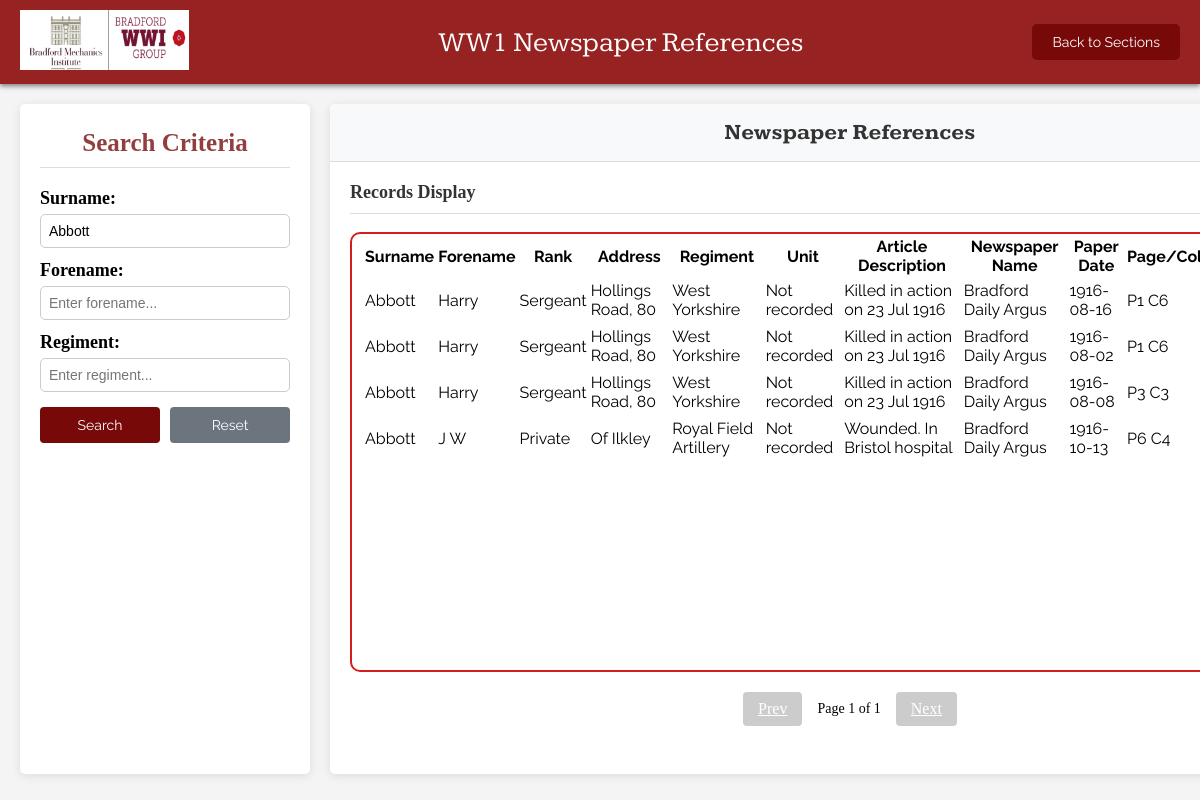
The page /php_html/newspaper.php?surname=Abbott (signed in) on the database its author committed.
### tables this page shows
CREATE TABLE `newspapers` (
  `NewspaperID` int(11) NOT NULL,
  `Surname` varchar(35) NOT NULL,
  `Forename` varchar(35) NOT NULL,
  `Rank` varchar(255) NOT NULL,
  `Address` varchar(255) NOT NULL,
  `Regiment` varchar(255) NOT NULL,
  `Unit` varchar(255) NOT NULL,
  `Article Description` varchar(255) NOT NULL,
  `Newspaper Name` varchar(255) NOT NULL,
  `Paper Date` date NOT NULL,
  `Page/Col` varchar(255) NOT NULL,
  `Photo incl.` varchar(255) NOT NULL
);

### php_html/newspaper.php (the view, shortened to what this page needs)
<?php
require 'db_connect.php';
$surname = $_GET['surname'] ?? '';
$forename = $_GET['forename'] ?? '';
$regiment = $_GET['regiment'] ?? '';
$page = $_GET['page'] ?? 1;
$records_per_page = 10;
$offset = ($page - 1) * $records_per_page;
$query = "SELECT * FROM newspapers WHERE 1=1";
$params = [];
if (!empty($surname)) {
    $query .= " AND Surname LIKE ?";
    $params[] = "%$surname%";
}
$query .= " LIMIT ? OFFSET ?";
$params[] = $records_per_page;
$params[] = $offset;
$stmt = $mysqli->prepare($query);
$stmt->bind_param(str_repeat('s', count($params) - 2) . "ii", ...$params);
$stmt->execute();
$results = $stmt->get_result()->fetch_all(MYSQLI_ASSOC);
$total_query = "SELECT COUNT(*) AS total FROM newspapers WHERE 1=1";
$total_params = [];
$param_types = "";
if (!empty($surname)) {
    $total_query .= " AND Surname LIKE ?";
    $total_params[] = "%$surname%";
    $param_types .= "s";
}
$total_stmt = $mysqli->prepare($total_query);
if (!empty($total_params)) {
    $total_stmt->bind_param($param_types, ...$total_params);
}
$total_stmt->execute();
$total_results = $total_stmt->get_result()->fetch_row()[0];
$total_pages = ceil($total_results / $records_per_page);
?>
<!DOCTYPE html>
<html lang="en">
<head>
    <link rel="stylesheet" href="../css/database.css">
</head>
<body>
    <div class="navbar">
        <div class="logo">
            <img src="../rsc/GroupLogo.png" alt="WW1 Group">
        </div>
        <div class="title">
            WW1 Newspaper References
        </div>
        <div class="navbuttons">
            <button type="button" onclick="location.href='userSection.php'">Back to Sections</button>
        </div>
    </div>
    <div class="container">
        <div class="search-panel">
            <h3>Search Criteria</h3>
            <form id="searchForm" method="get">
                <div class="form-group">
                    <label for="surname">Surname:</label>
                    <input type="text" id="surname" name="surname" placeholder="Enter surname..." value="<?php echo htmlspecialchars($surname); ?>">
                </div>
                <div class="form-group">
                    <label for="forename">Forename:</label>
                    <input type="text" id="forename" name="forename" placeholder="Enter forename..." value="<?php echo htmlspecialchars($forename); ?>">
                </div>
                <div class="form-group">
                    <label for="regiment">Regiment:</label>
                    <input type="text" id="regiment" name="regiment" placeholder="Enter regiment..." value="<?php echo htmlspecialchars($regiment); ?>">
                </div>
                <div class="form-buttons">
                    <button type="button" id="searchButton">Search</button>
                    <button type="button" id="resetButton" onclick="window.location.href = 'newspaper.php';">Reset</button>
                </div>
            </form>
        </div>
        <div class="content-panel">
            <div class="database-title">
                <h2>Newspaper References</h2>
            </div>
            <div class="records-container">
                <h3 id="resultsHeading">Records Display</h3>
                <div class="display">
                    <?php
                    if (empty($results)) {
                        echo "<p>No records found.</p>";
                    } else {
                        echo "<table class='records-table'>";
                        echo "<thead><tr>
                            <th>Surname</th>
                            <th>Forename</th>
                            <th>Rank</th>
                            <th>Address</th>
                            <th>Regiment</th>
                            <th>Unit</th>
                            <th>Article Description</th>
                            <th>Newspaper Name</th>
                            <th>Paper Date</th>
                            <th>Page/Col</th>
                            <th>Photo incl.</th>
                            <th>Actions</th>
                        </tr></thead><tbody>";
                        foreach ($results as $row) {
                            echo "<tr>";
                            echo "<td>" . htmlspecialchars($row['Surname']) . "</td>";
                            echo "<td>" . htmlspecialchars($row['Forename']) . "</td>";
                            echo "<td>" . htmlspecialchars($row['Rank']) . "</td>";
                            echo "<td>" . htmlspecialchars($row['Address']) . "</td>";
                            echo "<td>" . htmlspecialchars($row['Regiment']) . "</td>";
                            echo "<td>" . htmlspecialchars($row['Unit']) . "</td>";
                            echo "<td>" . htmlspecialchars($row['Article Description']) . "</td>";
                            echo "<td>" . htmlspecialchars($row['Newspaper Name']) . "</td>";
                            echo "<td>" . htmlspecialchars($row['Paper Date']) . "</td>";
                            echo "<td>" . htmlspecialchars($row['Page/Col']) . "</td>";
                            echo "</tr>";
                        }
                        echo "</tbody></table>";
                    }
                    ?>
                </div>
                <div class="pagination">
                    <a href="?surname=<?php echo urlencode($surname); ?>&forename=<?php echo urlencode($forename); ?>&regiment=<?php echo urlencode($regiment); ?>&page=<?php echo $page - 1; ?>"
                        class="<?php echo ($page <= 1) ? 'disabled' : ''; ?>">
                        Prev
                    </a>
                    <span id="pageInfo">Page <?php echo $page; ?> of <?php echo $total_pages; ?></span>
                    <a href="?surname=<?php echo urlencode($surname); ?>&forename=<?php echo urlencode($forename); ?>&regiment=<?php echo urlencode($regiment); ?>&page=<?php echo $page + 1; ?>"
                    class="<?php echo ($page >= $total_pages) ? 'disabled' : ''; ?>">
                        Next
                    </a>
                </div>
            </div>
        </div>
    </div>
</body>
</html>

### css/database.css (style rules this page uses)
html, body { margin: 0; padding: 0; font-family: Arial, sans-serif; background-color: #f4f4f4; min-height: 100vh; display: flex; flex-direction: column; overflow: hidden; font-family: 'Winsel'; }
.navbar { display: flex; justify-content: space-between; align-items: center; width: 100%; background-color: #962222; padding: 10px 20px; box-sizing: border-box; box-shadow: 0 2px 5px rgba(0, 0, 0, 0.5); }
.navbar .logo img { height: 60px; }
.navbar .title { color: white; font-size: 28px; margin-left: 20px; }
.navbar .navbuttons { display: flex; gap: 10px; }
.navbar .navbuttons button { padding: 10px 20px; background-color: #780909; color: white; border: none; cursor: pointer; border-radius: 5px; font-size: 14px; font-family: 'Raleway'; }
.title { font-family: 'Kameron'; }
.container { display: flex; flex: 1; padding: 20px; gap: 20px; max-width: 1400px; margin: 0 auto; box-sizing: border-box; }
.search-panel { flex: 0 0 250px; background-color: white; border-radius: 5px; padding: 20px; box-shadow: 0 2px 10px rgba(0, 0, 0, 0.1); display: flex; flex-direction: column; gap: 15px; height: 630px; width: 290px; }
.search-panel h3 { margin: 5px 0; color: #923e3e; font-size: 25px; text-align: center; border-bottom: 1px solid #ddd; padding-bottom: 10px; }
.form-group { margin-bottom: 12px; }
.form-group label { display: block; margin-bottom: 5px; font-weight: bold; font-size: 18px; }
.form-group input { width: 100%; padding: 8px; border: 1px solid #ccc; border-radius: 5px; box-sizing: border-box; font-size: 14px; }
.form-buttons { display: flex; gap: 10px; margin-top: 15px; }
.form-buttons button { flex: 1; padding: 10px; border: none; border-radius: 4px; cursor: pointer; font-size: 14px; font-family: 'Raleway'; }
#searchButton { background-color: #780909; color: white; }
#resetButton { background-color: #6c757d; color: white; }
.content-panel { flex: 1; background-color: white; border-radius: 5px; box-shadow: 0 2px 10px rgba(0, 0, 0, 0.1); display: flex; flex-direction: column; width: 1000px; height: 670px; }
.database-title { background-color: #f8f9fa; padding: 15px 20px; border-bottom: 1px solid #ddd; border-top-left-radius: 5px; border-top-right-radius: 5px; font-family: 'Kameron'; }
.database-title h2 { margin: 0; color: #333; font-size: 22px; text-align: center; }
.records-container { flex: 1; padding: 20px; overflow-y: auto; }
.records-container h3 { margin-top: 0; color: #333; font-size: 18px; border-bottom: 1px solid #ddd; padding-bottom: 10px; }
.display { height: 436px; width: 970px; background-color: #ffffff; padding: 0px 10px; border-style: solid; border-width: 2px; border-color: #d41d1d; border-radius: 10px; font-family: 'Raleway'; }
.pagination { display: flex; justify-content: center; align-items: center; margin-top: 20px; gap: 15px; }
.pagination a { padding: 8px 15px; background-color: #780909; color: white; border: none; border-radius: 4px; cursor: pointer; }
.pagination a.disabled { background-color: #ccc; cursor: not-allowed; pointer-events: none; }
#pageInfo { font-size: 14px; }

### rows shown on the page
newspapers: Surname "Abbott", Forename "Harry", Rank "Sergeant", Address "Hollings Road, 80", Regiment "West Yorkshire", Unit "Not recorded", Article Description "Killed in action on 23 Jul 1916", Newspaper Name "Bradford Daily Argus", Paper Date "1916-08-16", value "P1 C6"
newspapers: Surname "Abbott", Forename "Harry", Rank "Sergeant", Address "Hollings Road, 80", Regiment "West Yorkshire", Unit "Not recorded", Article Description "Killed in action on 23 Jul 1916", Newspaper Name "Bradford Daily Argus", Paper Date "1916-08-02", value "P1 C6"
newspapers: Surname "Abbott", Forename "Harry", Rank "Sergeant", Address "Hollings Road, 80", Regiment "West Yorkshire", Unit "Not recorded", Article Description "Killed in action on 23 Jul 1916", Newspaper Name "Bradford Daily Argus", Paper Date "1916-08-08", value "P3 C3"
newspapers: Surname "Abbott", Forename "J W", Rank "Private", Address "Of Ilkley", Regiment "Royal Field Artillery", Unit "Not recorded", Article Description "Wounded. In Bristol hospital", Newspaper Name "Bradford Daily Argus", Paper Date "1916-10-13", value "P6 C4"

### other values the page prints
$page "1"
$total_pages "1"
